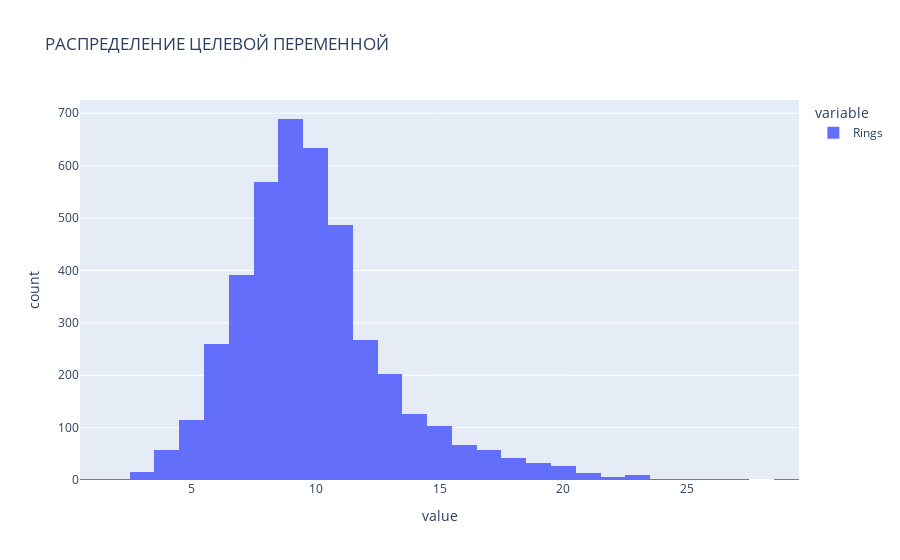

The notebook cell saved with this chart:
### Code cell
#Перед построением моделей посмотрим на распределение таргета.
y.hist(backend='plotly',xlabelsize=10,ylabelsize=8,title='РАСПРЕДЕЛЕНИЕ ЦЕЛЕВОЙ ПЕРЕМЕННОЙ')

### Figure 1 — Plotly figure (JSON) as saved in the notebook; plotly's stock layout.template omitted (floating-point values rounded to 4 significant figures; data arrays with more than 128 entries replaced by an {"elided": "..."} marker saying what was removed)
{"data": [{"alignmentgroup": "True", "bingroup": "x", "hovertemplate": "variable=Rings<br>value=%{x}<br>count=%{y}<extra></extra>", "legendgroup": "Rings", "marker": {"color": "#636efa", "pattern": {"shape": ""}}, "name": "Rings", "offsetgroup": "Rings", "orientation": "v", "showlegend": true, "x": {"elided": "4177 int values"}, "xaxis": "x", "yaxis": "y", "type": "histogram"}], "layout": {"xaxis": {"anchor": "y", "domain": [0.0, 1.0], "title": {"text": "value"}}, "yaxis": {"anchor": "x", "domain": [0.0, 1.0], "title": {"text": "count"}}, "legend": {"title": {"text": "variable"}, "tracegroupgap": 0}, "title": {"text": "РАСПРЕДЕЛЕНИЕ ЦЕЛЕВОЙ ПЕРЕМЕННОЙ"}, "barmode": "relative"}}
